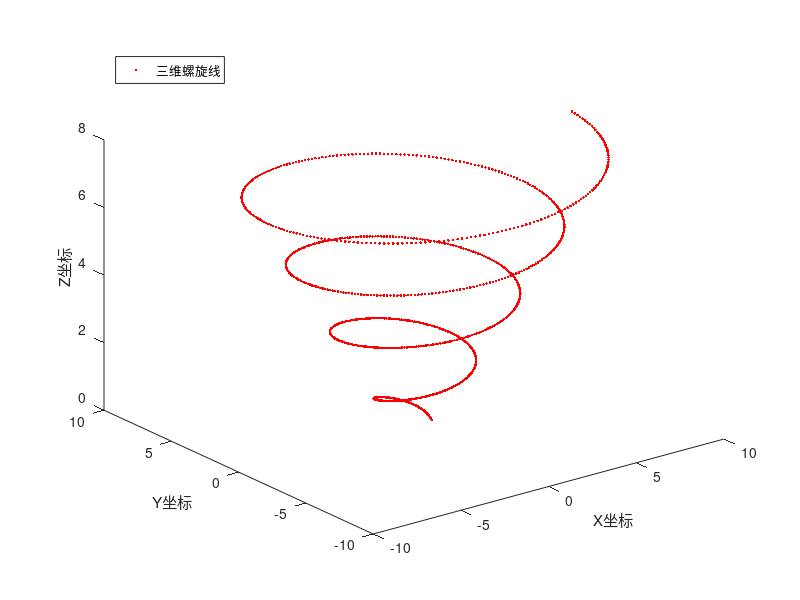

This figure's MATLAB source: (Note: this script raises an error after producing the figure.)
% 仿真实验二，绘图命令训练

%% 二维螺旋线(平面直角坐标系)
% 设置标题，label，自定义线条颜色和粗细实验
angle = linspace(0,8*pi,1000);
r = 1+2*angle/(2*pi);
x = r.*cos(angle);
y = r.*sin(angle);
plot(x,y,'LineWidth',3,'Color',[0.5 0.6 0.3]);
legend('二维螺旋线','Location','southwest');
title('二维螺旋线图');
xlabel('X坐标');
ylabel('Y坐标');

%% 两条弦函数(平面直角坐标系)
% 设置图例注释,线条样式'o'实验
x1 = 0:0.1:12;
y1 = sin(x1);
x2 = 0:0.1:12;
y2 = cos(x2);
plot(x1,y1,x2,y2,'o');
legend('sin','cos','Location','northeast');
title('正弦与余弦');
xlabel('X坐标');
ylabel('Y坐标');

%% 三维螺旋线（三维坐标）
% 三维坐标绘图,线条样式'.'实验
angle = linspace(0,8*pi,1000);
r = 1 + 2*angle/(2*pi);
x = r.*cos(angle);    
y = r.*sin(angle);
z = angle/pi; 
plot3(x,y,z,'r.');
legend('三维螺旋线','Location','northwest');
xlabel('X坐标');
ylabel('Y坐标');
zlabel('Z坐标');

%% 心形曲线（极坐标）
% 极坐标绘图，线条样式':'实验
theta = -pi:0.001:pi;
r = 1-sin(theta);
polarplot(theta,r,'r:','LineWidth',2.5);
legend('心形曲线','Location','northwest');

%% peaks曲面（三维坐标）
% surf绘图实验
surf(peaks(),'LineWidth',0.1);
legend('peaks','Location','northeast');
xlabel('X坐标');
ylabel('Y坐标');
zlabel('Z坐标');
